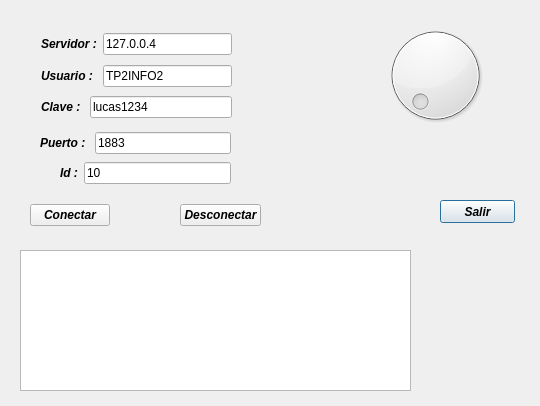
<?xml version="1.0" encoding="UTF-8"?>
<ui version="4.0">
 <class>Dialog</class>
 <widget class="QDialog" name="Dialog">
  <property name="geometry">
   <rect>
    <x>0</x>
    <y>0</y>
    <width>540</width>
    <height>406</height>
   </rect>
  </property>
  <property name="windowTitle">
   <string>Dialog</string>
  </property>
  <widget class="QDial" name="dial">
   <property name="enabled">
    <bool>true</bool>
   </property>
   <property name="geometry">
    <rect>
     <x>370</x>
     <y>20</y>
     <width>131</width>
     <height>111</height>
    </rect>
   </property>
  </widget>
  <widget class="QLabel" name="la_led">
   <property name="geometry">
    <rect>
     <x>300</x>
     <y>50</y>
     <width>50</width>
     <height>50</height>
    </rect>
   </property>
   <property name="minimumSize">
    <size>
     <width>50</width>
     <height>50</height>
    </size>
   </property>
   <property name="maximumSize">
    <size>
     <width>50</width>
     <height>50</height>
    </size>
   </property>
   <property name="text">
    <string/>
   </property>
   <property name="pixmap">
    <pixmap>:/new/prefix1/ledOff.png</pixmap>
   </property>
  </widget>
  <widget class="QPushButton" name="btn_Salir">
   <property name="geometry">
    <rect>
     <x>440</x>
     <y>200</y>
     <width>75</width>
     <height>23</height>
    </rect>
   </property>
   <property name="font">
    <font>
     <weight>75</weight>
     <italic>true</italic>
     <bold>true</bold>
     <kerning>false</kerning>
    </font>
   </property>
   <property name="text">
    <string>Salir</string>
   </property>
  </widget>
  <widget class="QListWidget" name="list">
   <property name="geometry">
    <rect>
     <x>20</x>
     <y>250</y>
     <width>391</width>
     <height>141</height>
    </rect>
   </property>
  </widget>
  <widget class="QWidget" name="layoutWidget">
   <property name="geometry">
    <rect>
     <x>60</x>
     <y>160</y>
     <width>171</width>
     <height>26</height>
    </rect>
   </property>
   <layout class="QHBoxLayout" name="horizontalLayout">
    <item>
     <widget class="QLabel" name="label_5">
      <property name="font">
       <font>
        <weight>75</weight>
        <italic>true</italic>
        <bold>true</bold>
        <kerning>false</kerning>
       </font>
      </property>
      <property name="text">
       <string>Id :</string>
      </property>
     </widget>
    </item>
    <item>
     <widget class="QLineEdit" name="le_ID">
      <property name="text">
       <string>10</string>
      </property>
     </widget>
    </item>
   </layout>
  </widget>
  <widget class="QWidget" name="layoutWidget">
   <property name="geometry">
    <rect>
     <x>40</x>
     <y>130</y>
     <width>191</width>
     <height>26</height>
    </rect>
   </property>
   <layout class="QHBoxLayout" name="horizontalLayout_2">
    <item>
     <widget class="QLabel" name="label_4">
      <property name="font">
       <font>
        <weight>75</weight>
        <italic>true</italic>
        <bold>true</bold>
        <kerning>false</kerning>
       </font>
      </property>
      <property name="text">
       <string>Puerto : </string>
      </property>
     </widget>
    </item>
    <item>
     <widget class="QLineEdit" name="le_puerto">
      <property name="text">
       <string>1883</string>
      </property>
     </widget>
    </item>
   </layout>
  </widget>
  <widget class="QWidget" name="layoutWidget">
   <property name="geometry">
    <rect>
     <x>41</x>
     <y>94</y>
     <width>191</width>
     <height>26</height>
    </rect>
   </property>
   <layout class="QHBoxLayout" name="horizontalLayout_3">
    <item>
     <widget class="QLabel" name="label_3">
      <property name="font">
       <font>
        <weight>75</weight>
        <italic>true</italic>
        <bold>true</bold>
        <kerning>false</kerning>
       </font>
      </property>
      <property name="text">
       <string>Clave : </string>
      </property>
     </widget>
    </item>
    <item>
     <widget class="QLineEdit" name="le_clave">
      <property name="text">
       <string>lucas1234</string>
      </property>
     </widget>
    </item>
   </layout>
  </widget>
  <widget class="QWidget" name="layoutWidget">
   <property name="geometry">
    <rect>
     <x>41</x>
     <y>63</y>
     <width>191</width>
     <height>26</height>
    </rect>
   </property>
   <layout class="QHBoxLayout" name="horizontalLayout_4">
    <item>
     <widget class="QLabel" name="label_2">
      <property name="font">
       <font>
        <weight>75</weight>
        <italic>true</italic>
        <bold>true</bold>
        <kerning>false</kerning>
       </font>
      </property>
      <property name="text">
       <string>Usuario : </string>
      </property>
     </widget>
    </item>
    <item>
     <widget class="QLineEdit" name="le_usuario">
      <property name="text">
       <string>TP2INFO2</string>
      </property>
      <property name="readOnly">
       <bool>false</bool>
      </property>
     </widget>
    </item>
   </layout>
  </widget>
  <widget class="QWidget" name="layoutWidget">
   <property name="geometry">
    <rect>
     <x>41</x>
     <y>31</y>
     <width>191</width>
     <height>26</height>
    </rect>
   </property>
   <layout class="QHBoxLayout" name="horizontalLayout_5">
    <item>
     <widget class="QLabel" name="label">
      <property name="font">
       <font>
        <weight>75</weight>
        <italic>true</italic>
        <bold>true</bold>
        <underline>false</underline>
        <strikeout>false</strikeout>
        <kerning>false</kerning>
       </font>
      </property>
      <property name="text">
       <string>Servidor :</string>
      </property>
      <property name="textFormat">
       <enum>Qt::AutoText</enum>
      </property>
     </widget>
    </item>
    <item>
     <widget class="QLineEdit" name="le_serv">
      <property name="text">
       <string>127.0.0.4</string>
      </property>
      <property name="readOnly">
       <bool>false</bool>
      </property>
     </widget>
    </item>
   </layout>
  </widget>
  <widget class="QWidget" name="layoutWidget">
   <property name="geometry">
    <rect>
     <x>30</x>
     <y>200</y>
     <width>231</width>
     <height>30</height>
    </rect>
   </property>
   <layout class="QHBoxLayout" name="horizontalLayout_6">
    <item>
     <widget class="QPushButton" name="btnConnect">
      <property name="font">
       <font>
        <weight>75</weight>
        <italic>true</italic>
        <bold>true</bold>
        <kerning>false</kerning>
       </font>
      </property>
      <property name="text">
       <string>Conectar</string>
      </property>
     </widget>
    </item>
    <item>
     <spacer name="horizontalSpacer">
      <property name="orientation">
       <enum>Qt::Horizontal</enum>
      </property>
      <property name="sizeHint" stdset="0">
       <size>
        <width>40</width>
        <height>20</height>
       </size>
      </property>
     </spacer>
    </item>
    <item>
     <widget class="QPushButton" name="btn_Desconectar">
      <property name="font">
       <font>
        <weight>75</weight>
        <italic>true</italic>
        <bold>true</bold>
        <kerning>false</kerning>
       </font>
      </property>
      <property name="text">
       <string>Desconectar</string>
      </property>
     </widget>
    </item>
   </layout>
  </widget>
  <widget class="QLabel" name="LedImageLabel">
   <property name="geometry">
    <rect>
     <x>250</x>
     <y>30</y>
     <width>111</width>
     <height>101</height>
    </rect>
   </property>
   <property name="text">
    <string/>
   </property>
   <property name="scaledContents">
    <bool>true</bool>
   </property>
  </widget>
 </widget>
 <resources/>
 <connections>
  <connection>
   <sender>btn_Salir</sender>
   <signal>clicked()</signal>
   <receiver>Dialog</receiver>
   <slot>accept()</slot>
   <hints>
    <hint type="sourcelabel">
     <x>477</x>
     <y>261</y>
    </hint>
    <hint type="destinationlabel">
     <x>267</x>
     <y>148</y>
    </hint>
   </hints>
  </connection>
 </connections>
</ui>
